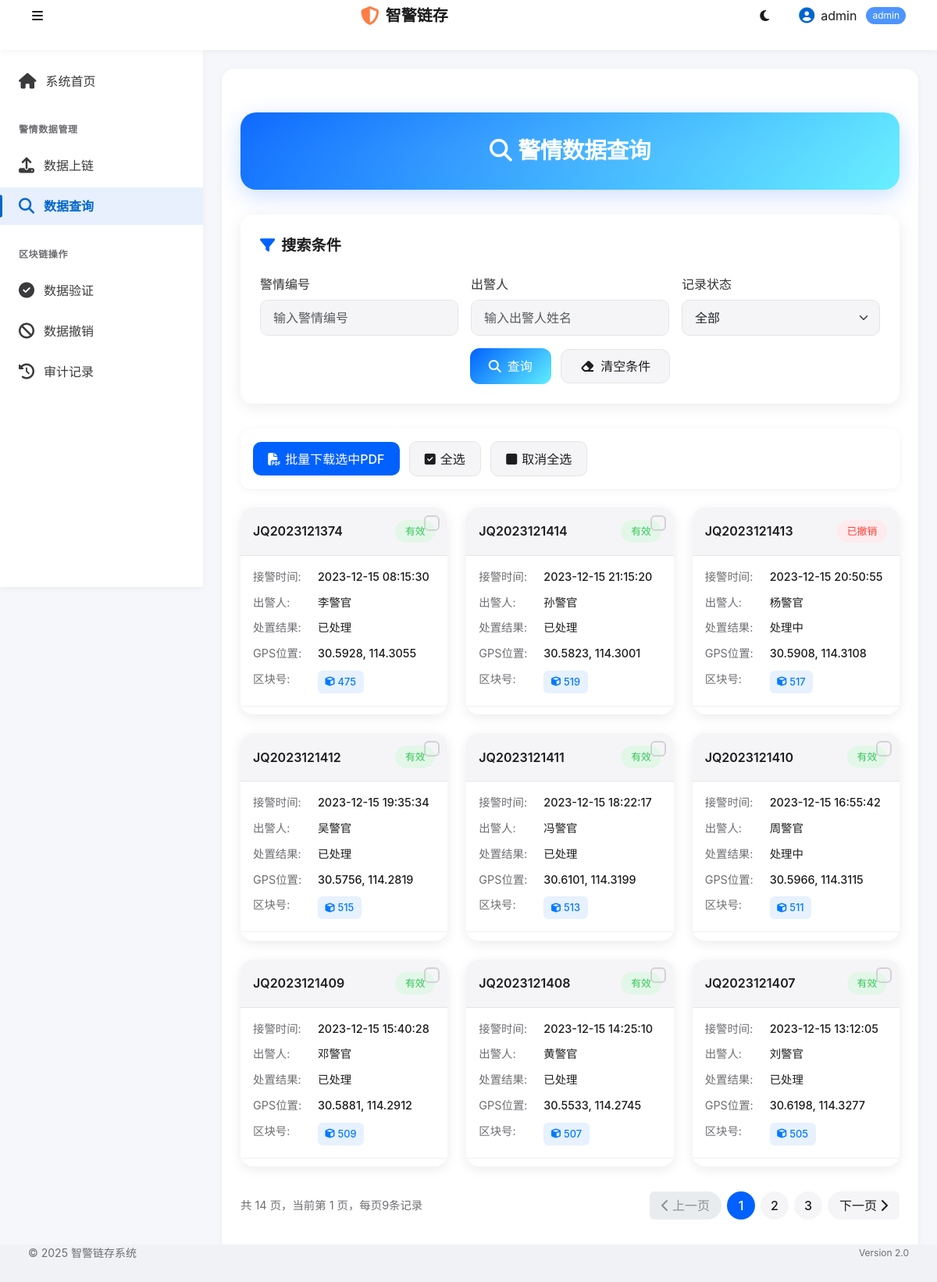
Screenshot of /query (signed in) with the database file from the repository.
### tables this page shows
CREATE TABLE "police_records" (
            PoliceNo TEXT PRIMARY KEY, ReceiveTime TEXT, PoliceOfficer TEXT, Result TEXT, GPSLocation TEXT, Temp_Hash TEXT, PDF_Hash TEXT, Merkle_Hash TEXT, IPFS TEXT, UploadTime TEXT, RecordStatus TEXT DEFAULT 'Active', Memo TEXT DEFAULT 'N/A', BlockNum INTEGER
        , Status TEXT DEFAULT 'active', RevokeTime DATETIME, RevokeUser TEXT, ReportType TEXT, Location TEXT, ContactName TEXT, ContactPhone TEXT, Priority TEXT DEFAULT '普通', Department TEXT, DispatchTime TEXT, Description TEXT);

### views.py (the view)
@app.route('/query', methods=['GET', 'POST'])
def query():
    if not session.get('logged_in'):
        flash('请先登录系统!', 'warning')
        return redirect(url_for('login'))
    page = int(request.args.get('page', 1))
    per_page = 9  # 每页显示的记录数
    search_police_no = request.args.get('police_no', '')
    search_officer = request.args.get('officer', '')
    search_status = request.args.get('status', '')
    query = "SELECT * FROM police_records WHERE 1=1"
    params = []
    if search_police_no:
        query += " AND PoliceNo LIKE ?"
        params.append(f"%{search_police_no}%")
    if search_officer:
        query += " AND PoliceOfficer LIKE ?"
        params.append(f"%{search_officer}%")
    if search_status:
        query += " AND RecordStatus = ?"
        params.append(search_status)
    count_query = f"SELECT COUNT(*) as count FROM ({query})"
    total_count = query_db(count_query, params, one=True)
    total_count = total_count.get('count', 0) if total_count else 0
    query += " ORDER BY UploadTime DESC LIMIT ? OFFSET ?"
    offset = (page - 1) * per_page
    params.extend([per_page, offset])
    records = query_db(query, params)
    total_pages = (total_count + per_page - 1) // per_page if total_count > 0 else 1
    return render_template('query.html',
                           records=records,
                           page=page,
                           total_pages=total_pages,
                           search_police_no=search_police_no,
                           search_officer=search_officer,
                           search_status=search_status)

### views.py (called while the page is built)
def connect_db():
    conn = sqlite3.connect(DATABASE)
    conn.row_factory = sqlite3.Row
    return conn

def query_db(query, args=(), one=False):
    conn = connect_db()
    cursor = conn.cursor()
    cursor.execute(query, args)
    columns = [column[0] for column in cursor.description]
    results = []
    for row in cursor.fetchall():
        results.append(dict(zip(columns, row)))
    conn.close()
    return (results[0] if results else None) if one else results

@app.before_request
def before_request():
    os.makedirs(os.path.dirname(DATABASE), exist_ok=True)
    g.db = connect_db()

@app.teardown_request
def teardown_request(exception):
    db = getattr(g, 'db', None)
    if db is not None:
        db.close()

### templates/query.html (shortened to what this page needs)
{% extends "layout.html" %}
{% block content %}
<div class="query-container">
  <div class="header-card">
    <h2><i class="fas fa-search me-2"></i>警情数据查询</h2>
  </div>
  <div class="search-card">
    <div class="search-title">
      <i class="fas fa-filter"></i>搜索条件
    </div>
    <form method="GET" action="{{ url_for('query') }}">
      <div class="row g-3">
        <div class="col-md-4">
          <label for="police_no" class="form-label">警情编号</label>
          <input type="text" class="form-control" id="police_no" name="police_no" value="{{ search_police_no }}"
            placeholder="输入警情编号">
        </div>
        <div class="col-md-4">
          <label for="officer" class="form-label">出警人</label>
          <input type="text" class="form-control" id="officer" name="officer" value="{{ search_officer }}"
            placeholder="输入出警人姓名">
        </div>
        <div class="col-md-4">
          <label for="status" class="form-label">记录状态</label>
          <select class="form-select" id="status" name="status">
            <option value="">全部</option>
          </select>
        </div>
        <div class="col-12 text-center mt-3">
          <button type="submit" class="search-btn">
            <i class="fas fa-search me-2"></i>查询
          </button>
          <a href="{{ url_for('query') }}" class="reset-btn ms-2">
            <i class="fas fa-eraser me-2"></i>清空条件
          </a>
        </div>
      </div>
    </form>
  </div>
  {% if records %}
  <div class="batch-toolbar">
    <button type="button" id="batch-download-btn" class="batch-btn btn-primary-apple">
      <i class="fas fa-file-pdf"></i>批量下载选中PDF
    </button>
    <button type="button" id="select-all-btn" class="batch-btn btn-secondary-apple">
      <i class="fas fa-check-square"></i>全选
    </button>
    <button type="button" id="deselect-all-btn" class="batch-btn btn-secondary-apple">
      <i class="fas fa-square"></i>取消全选
    </button>
  </div>
  <div class="records-grid">
    {% for record in records %}
    <div
      class="record-card {% if record.RecordStatus=='Revoked' %}card-revoked{% elif record.RecordStatus=='Invalid' %}card-invalid{% endif %}">
      <div class="record-header">
        <div class="record-id">{{ record.PoliceNo }}</div>
        <div
          class="record-status {% if record.RecordStatus == 'Active' %}status-active{% elif record.RecordStatus == 'Revoked' %}status-revoked{% else %}status-invalid{% endif %}">
          {% if record.RecordStatus == 'Active' %}有效{% elif record.RecordStatus == 'Revoked' %}已撤销{% else %}无效{% endif
          %}
        </div>
      </div>
      <div class="record-content">
        <div class="record-detail">
          <span class="detail-label">接警时间:</span>
          <span class="detail-value">{{ record.ReceiveTime }}</span>
        </div>
        <div class="record-detail">
          <span class="detail-label">出警人:</span>
          <span class="detail-value">{{ record.PoliceOfficer }}</span>
        </div>
        <div class="record-detail">
          <span class="detail-label">处置结果:</span>
          <span class="detail-value">{{ record.Result }}</span>
        </div>
        <div class="record-detail">
          <span class="detail-label">GPS位置:</span>
          <span class="detail-value">{{ record.GPSLocation }}</span>
        </div>
        <div class="record-detail">
          <span class="detail-label">区块号:</span>
          <span class="detail-value">
            {% if record.BlockNum %}
            <div class="block-badge">
              <i class="fas fa-cube"></i>{{ record.BlockNum }}
            </div>
            {% else %}
            <span class="text-muted">未上链</span>
            {% endif %}
          </span>
        </div>
      </div>
      <div class="record-actions">
      </div>
      {% if record.RecordStatus == 'Active' %}
      <label class="card-checkbox">
        <input type="checkbox" class="checkbox-apple record-checkbox" name="selected_records"
          value="{{ record.PoliceNo }}">
      </label>
      {% endif %}
    </div>
    {% endfor %}
  </div>
  <div class="pagination-container">
    <div class="page-info">共 {{ total_pages }} 页，当前第 {{ page }} 页，每页9条记录</div>
    <nav aria-label="警情记录分页">
      <ul class="pagination">
        {% if page > 1 %}
        <li class="page-item">
          <a class="page-link page-nav-link"
            href="{{ url_for('query', page=page-1, police_no=search_police_no, officer=search_officer, status=search_status) }}">
            <i class="fas fa-chevron-left me-1"></i>上一页
          </a>
        </li>
        {% else %}
        <li class="page-item disabled">
          <span class="page-link page-nav-link disabled">
            <i class="fas fa-chevron-left me-1"></i>上一页
          </span>
        </li>
        {% endif %}
        {% for p in range(1, total_pages + 1) %}
        {% if p >= page - 2 and p <= page + 2 %} <li class="page-item {% if p == page %}active{% endif %}">
          <a class="page-link"
            href="{{ url_for('query', page=p, police_no=search_police_no, officer=search_officer, status=search_status) }}">{{
            p }}</a>
          </li>
          {% endif %}
          {% endfor %}
          {% if page < total_pages %} <li class="page-item">
            <a class="page-link page-nav-link"
              href="{{ url_for('query', page=page+1, police_no=search_police_no, officer=search_officer, status=search_status) }}">
              下一页<i class="fas fa-chevron-right ms-1"></i>
            </a>
            </li>
            {% else %}
            <li class="page-item disabled">
              <span class="page-link page-nav-link disabled">
                下一页<i class="fas fa-chevron-right ms-1"></i>
              </span>
            </li>
            {% endif %}
      </ul>
    </nav>
  </div>
  {% endif %}
</div>
{% endblock %}

### templates/layout.html (shortened to what this page needs)
<!DOCTYPE html>
<html lang="zh-CN" data-theme="light">
<head>
  <link href="https://cdn.bootcdn.net/ajax/libs/twitter-bootstrap/5.3.0/css/bootstrap.min.css" rel="stylesheet">
  <link href="https://cdn.bootcdn.net/ajax/libs/font-awesome/6.4.0/css/all.min.css" rel="stylesheet">
  <link rel="stylesheet" href="https://cdn.jsdelivr.net/npm/bootstrap-icons@1.8.1/font/bootstrap-icons.css">
  <link rel="stylesheet" href="https://cdnjs.cloudflare.com/ajax/libs/animate.css/4.1.1/animate.min.css">
  <link rel="stylesheet" href="{{ url_for('static', filename='styles/modern.css') }}">
</head>
<body>
  <header class="main-header">
    <div class="container-fluid">
      <div class="header-content">
        <button id="sidebar-toggle" class="sidebar-toggle-btn btn">
          <i class="fas fa-bars"></i>
        </button>
        <a class="site-logo" href="{{ url_for('home') }}">
          <i class="fas fa-shield-alt logo-icon"></i>
          <span class="logo-text">智警链存</span>
        </a>
        <div class="header-tools">
          <button id="theme-toggle" class="btn theme-toggle-btn" title="切换主题模式">
            <i class="fas fa-moon dark-icon"></i>
          </button>
          {% if session.logged_in %}
          <div class="user-menu">
            <button class="user-menu-toggle">
              <i class="fas fa-user-circle user-icon"></i>
              <span class="user-name">{{ session.username }}</span>
              <span class="user-badge">{{ session.role }}</span>
            </button>
          </div>
          {% else %}
          <a href="{{ url_for('login') }}" class="btn login-btn">
            <i class="fas fa-sign-in-alt"></i>
            <span>登录系统</span>
          </a>
          {% endif %}
        </div>
      </div>
    </div>
  </header>
  <div class="app-container">
    <aside class="app-sidebar">
      <div class="sidebar-content">
        <div class="app-menu">
          <a href="{{ url_for('home') }}" class="menu-item {% if request.endpoint == 'home' %}active{% endif %}">
            <i class="fas fa-home"></i>
            <span>系统首页</span>
          </a>
          {% if session.logged_in %}
          <div class="menu-category">
            <span>警情数据管理</span>
          </div>
          <a href="{{ url_for('upload_file') }}"
            class="menu-item {% if request.endpoint == 'upload_file' %}active{% endif %}">
            <i class="fas fa-upload"></i>
            <span>数据上链</span>
          </a>
          <a href="{{ url_for('query') }}" class="menu-item {% if request.endpoint == 'query' %}active{% endif %}">
            <i class="fas fa-search"></i>
            <span>数据查询</span>
          </a>
          <div class="menu-category">
            <span>区块链操作</span>
          </div>
          <a href="{{ url_for('verify') }}" class="menu-item {% if request.endpoint == 'verify' %}active{% endif %}">
            <i class="fas fa-check-circle"></i>
            <span>数据验证</span>
          </a>
          <a href="{{ url_for('record_revoke') }}"
            class="menu-item {% if request.endpoint == 'record_revoke' %}active{% endif %}">
            <i class="fas fa-ban"></i>
            <span>数据撤销</span>
          </a>
          <a href="{{ url_for('audit_trail') }}"
            class="menu-item {% if request.endpoint == 'audit_trail' %}active{% endif %}">
            <i class="fas fa-history"></i>
            <span>审计记录</span>
          </a>
          {% endif %}
        </div>
      </div>
    </aside>
    <main class="app-main">
      <div class="content-wrapper">
        {% block content %}{% endblock %}
      </div>
    </main>
  </div>
  <footer class="app-footer">
    <div class="container-fluid">
      <div class="footer-content">
        <p class="copyright">© 2025 智警链存系统</p>
        <p class="version">Version 2.0</p>
      </div>
    </div>
  </footer>
</body>
</html>

### rows the page displays
police_records: PoliceNo "JQ2023121374", RecordStatus "有效", ReceiveTime "2023-12-15 08:15:30", PoliceOfficer "李警官", Result "已处理", GPSLocation "30.5928, 114.3055", BlockNum "475"
police_records: PoliceNo "JQ2023121414", RecordStatus "有效", ReceiveTime "2023-12-15 21:15:20", PoliceOfficer "孙警官", Result "已处理", GPSLocation "30.5823, 114.3001", BlockNum "519"
police_records: PoliceNo "JQ2023121413", RecordStatus "已撤销", ReceiveTime "2023-12-15 20:50:55", PoliceOfficer "杨警官", Result "处理中", GPSLocation "30.5908, 114.3108", BlockNum "517"
police_records: PoliceNo "JQ2023121412", RecordStatus "有效", ReceiveTime "2023-12-15 19:35:34", PoliceOfficer "吴警官", Result "已处理", GPSLocation "30.5756, 114.2819", BlockNum "515"
police_records: PoliceNo "JQ2023121411", RecordStatus "有效", ReceiveTime "2023-12-15 18:22:17", PoliceOfficer "冯警官", Result "已处理", GPSLocation "30.6101, 114.3199", BlockNum "513"
police_records: PoliceNo "JQ2023121410", RecordStatus "有效", ReceiveTime "2023-12-15 16:55:42", PoliceOfficer "周警官", Result "处理中", GPSLocation "30.5966, 114.3115", BlockNum "511"
police_records: PoliceNo "JQ2023121409", RecordStatus "有效", ReceiveTime "2023-12-15 15:40:28", PoliceOfficer "邓警官", Result "已处理", GPSLocation "30.5881, 114.2912", BlockNum "509"
police_records: PoliceNo "JQ2023121408", RecordStatus "有效", ReceiveTime "2023-12-15 14:25:10", PoliceOfficer "黄警官", Result "已处理", GPSLocation "30.5533, 114.2745", BlockNum "507"
police_records: PoliceNo "JQ2023121407", RecordStatus "有效", ReceiveTime "2023-12-15 13:12:05", PoliceOfficer "刘警官", Result "已处理", GPSLocation "30.6198, 114.3277", BlockNum "505"

### other values shown
{{ session.username }} "admin"
{{ session.role }} "admin"
{{ total_pages }} "14"
{{ page }} "1"
{{ p }} "1" "2" "3"
